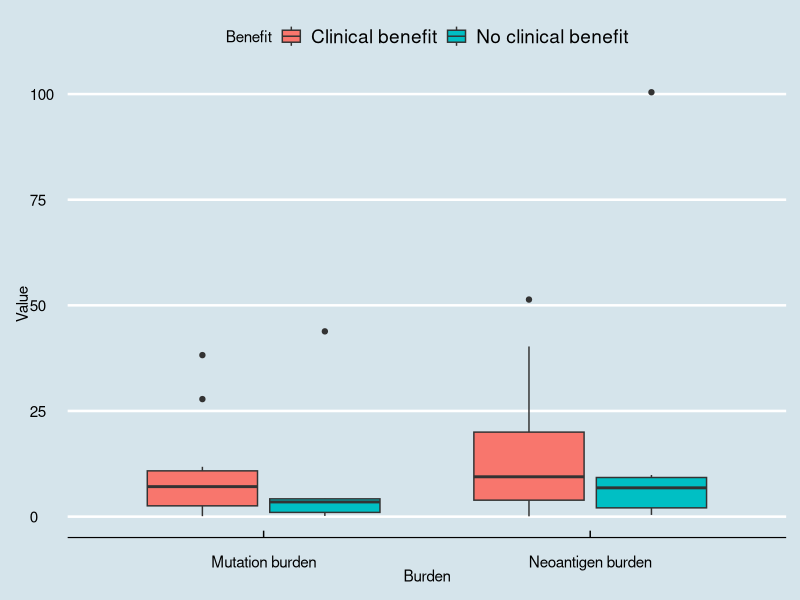
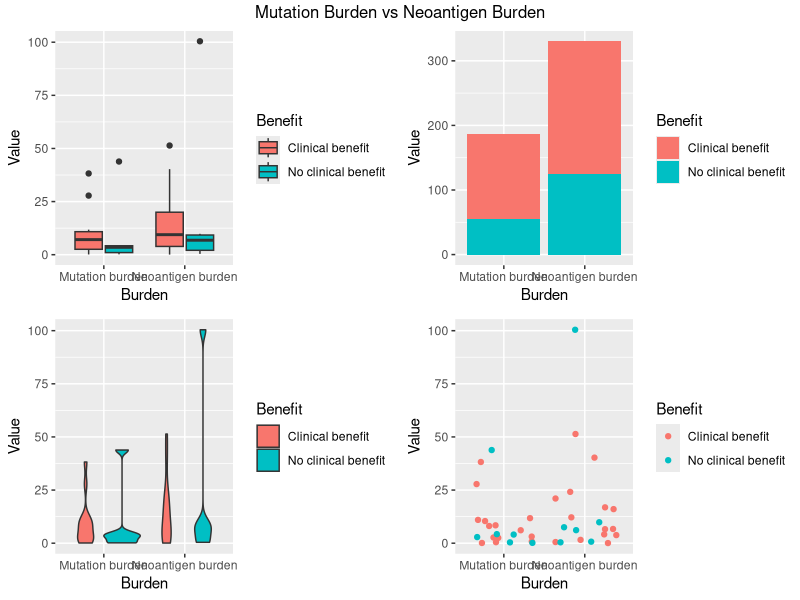

Recreate these plots in R, in order.
# Michael Chon
# ANLY503 Portfolio
# ggplot2

library(ggplot2)
library(ggthemes)
library(gridExtra)

# Reading the csv file
data = read.csv('burden.csv')

# Plotting using the ggplot2 and economist ggtheme
ggplot_1 <- ggplot(data, aes(x=Burden, y=Value, fill=Benefit)) + geom_boxplot()
ggplot_1 + theme_economist() + scale_colour_economist() 

ggplot_2 <- ggplot(data, aes(x=Burden, y=Value, fill=Benefit)) + geom_bar(stat = "identity")

ggplot_3 <- ggplot(data, aes(x=Burden, y=Value, fill=Benefit)) + geom_violin()

ggplot_4 <- ggplot(data, aes(x=Burden, y=Value, fill=Benefit, color = Benefit)) + geom_jitter()

grid.arrange(ggplot_1, ggplot_2, ggplot_3, ggplot_4, ncol=2, top = 'Mutation Burden vs Neoantigen Burden')
